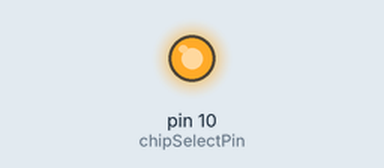
Recording of a sketch running on a simulated Arduino Uno, built with avr-gcc and run on an emulated ATmega328P. Shown: output pins drawn as LEDs (lit = HIGH). What the sketch prints to the serial monitor is not drawn.

Above: at 0.1 s.
Timing chart, 0 to 1.6 s (numbered marks = the images above):
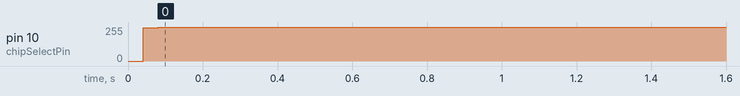

Measured:
- by itself, pin 10 (chipSelectPin): 0/255 → 255/255 at 0.04 s

The sketch:

TeslaCur.ino
```cpp
// (licence header left out)
#include <SPI.h>

const int chipSelectPin = 10;
int buff[18];
int x = 0;
int32_t current = 0;

void setup() {
  // put your setup code here, to run once:
  Serial.begin(115200);

  // start the SPI library:
  SPI.begin();

  pinMode(chipSelectPin, OUTPUT);
}

void loop() {
  Serial.println();

  if ( x == 0 )
  {
    for (int I = 1; I < 19; I++)
    {
      buff[I] = 0;
    }
    SPI.beginTransaction(SPISettings(500000, MSBFIRST, SPI_MODE0));
    // take the chip select low to select the device:
    digitalWrite(chipSelectPin, LOW);
    // send the device the register you want to read:
    buff[0] = SPI.transfer(0x7f);
    buff[1] = SPI.transfer(0x7f);
    buff[2] = SPI.transfer(0x21);
    buff[3] = SPI.transfer(0xde);
    buff[4] = SPI.transfer(0x00);
    buff[5] = SPI.transfer(0x00);
    buff[6] = SPI.transfer(0x00);
    buff[7] = SPI.transfer(0x80);
    buff[8] = SPI.transfer(0x00);
    buff[7] = SPI.transfer(0x80);
    buff[7] = SPI.transfer(0x00);
    // take the chip select high to de-select:
    digitalWrite(chipSelectPin, HIGH);
    // release control of the SPI port
    SPI.endTransaction();

    for (int I = 0; I < 10; I++)
    {
      Serial.print(buff[I], HEX);
      Serial.print(" ");
    }
    Serial.println();
    for (int I = 1; I < 19; I++)
    {
      buff[I] = 0;
    }


    SPI.beginTransaction(SPISettings(500000, MSBFIRST, SPI_MODE0));
    // take the chip select low to select the device:
    digitalWrite(chipSelectPin, LOW);
    // send the device the register you want to read:
    buff[0] = SPI.transfer(0x4f);
    buff[1] = SPI.transfer(0x00);
    buff[2] = SPI.transfer(0x00);
    buff[3] = SPI.transfer(0x00);
    buff[4] = SPI.transfer(0x00);
    buff[5] = SPI.transfer(0x00);
    buff[6] = SPI.transfer(0x00);
    buff[7] = SPI.transfer(0xBC);
    // take the chip select high to de-select:
    digitalWrite(chipSelectPin, HIGH);
    // release control of the SPI port
    SPI.endTransaction();
    for (int I = 0; I < 8; I++)
    {
      Serial.print(buff[I], HEX);
      Serial.print(" ");
    }
    for (int I = 1; I < 19; I++)
    {
      buff[I] = 0;
    }
    Serial.println();

    SPI.beginTransaction(SPISettings(500000, MSBFIRST, SPI_MODE0));
    // take the chip select low to select the device:
    digitalWrite(chipSelectPin, LOW);
    // send the device the register you want to read:
    buff[0] = SPI.transfer(0x4E);
    buff[1] = SPI.transfer(0x00);
    buff[2] = SPI.transfer(0x00);
    buff[3] = SPI.transfer(0x00);
    buff[4] = SPI.transfer(0x00);
    buff[5] = SPI.transfer(0x00);
    buff[6] = SPI.transfer(0x00);
    buff[7] = SPI.transfer(0x63);
    // take the chip select high to de-select:
    digitalWrite(chipSelectPin, HIGH);
    // release control of the SPI port
    SPI.endTransaction();
    for (int I = 0; I < 8; I++)
    {
      Serial.print(buff[I], HEX);
      Serial.print(" ");
    }
    for (int I = 1; I < 19; I++)
    {
      buff[I] = 0;
    }

    Serial.println();

    SPI.beginTransaction(SPISettings(500000, MSBFIRST, SPI_MODE0));
    // take the chip select low to select the device:
    digitalWrite(chipSelectPin, LOW);
    // send the device the register you want to read:
    buff[0] = SPI.transfer(0x4E);
    buff[1] = SPI.transfer(0x00);
    buff[2] = SPI.transfer(0x00);
    buff[3] = SPI.transfer(0x00);
    buff[4] = SPI.transfer(0x00);
    buff[5] = SPI.transfer(0x00);
    buff[6] = SPI.transfer(0x00);
    buff[7] = SPI.transfer(0x63);
    // take the chip select high to de-select:
    digitalWrite(chipSelectPin, HIGH);
    // release control of the SPI port
    SPI.endTransaction();
    for (int I = 0; I < 8; I++)
    {
      Serial.print(buff[I], HEX);
      Serial.print(" ");
    }
    for (int I = 1; I < 19; I++)
    {
      buff[I] = 0;
    }

    Serial.println();

    SPI.beginTransaction(SPISettings(500000, MSBFIRST, SPI_MODE0));
    // take the chip select low to select the device:
    digitalWrite(chipSelectPin, LOW);
    // send the device the register you want to read:
    buff[0] = SPI.transfer(0x16);
    buff[1] = SPI.transfer(0x00);
    buff[2] = SPI.transfer(0x00);
    buff[3] = SPI.transfer(0x02);
    buff[4] = SPI.transfer(0x00);
    buff[5] = SPI.transfer(0x00);
    buff[6] = SPI.transfer(0x00);
    buff[7] = SPI.transfer(0x33);
    // take the chip select high to de-select:
    digitalWrite(chipSelectPin, HIGH);
    // release control of the SPI port
    SPI.endTransaction();
    for (int I = 0; I < 8; I++)
    {
      Serial.print(buff[I], HEX);
      Serial.print(" ");
    }
    for (int I = 1; I < 19; I++)
    {
      buff[I] = 0;
    }
    Serial.println();

    SPI.beginTransaction(SPISettings(500000, MSBFIRST, SPI_MODE0));
    // take the chip select low to select the device:
    digitalWrite(chipSelectPin, LOW);
    // send the device the register you want to read:
    buff[0] = SPI.transfer(0x14);
    buff[1] = SPI.transfer(0x00);
    buff[2] = SPI.transfer(0x00);
    buff[3] = SPI.transfer(0xDC);
    buff[4] = SPI.transfer(0x05);
    buff[5] = SPI.transfer(0xC2);
    buff[6] = SPI.transfer(0x01);
    buff[7] = SPI.transfer(0x83);
    // take the chip select high to de-select:
    digitalWrite(chipSelectPin, HIGH);
    // release control of the SPI port
    SPI.endTransaction();
    for (int I = 0; I < 8; I++)
    {
      Serial.print(buff[I], HEX);
      Serial.print(" ");
    }
    for (int I = 1; I < 19; I++)
    {
      buff[I] = 0;
    }
    Serial.println();

    SPI.beginTransaction(SPISettings(500000, MSBFIRST, SPI_MODE0));
    // take the chip select low to select the device:
    digitalWrite(chipSelectPin, LOW);
    // send the device the register you want to read:
    buff[0] = SPI.transfer(0x13);
    buff[1] = SPI.transfer(0x00);
    buff[2] = SPI.transfer(0x00);
    buff[3] = SPI.transfer(0x04);
    buff[4] = SPI.transfer(0x01);
    buff[5] = SPI.transfer(0x02);
    buff[6] = SPI.transfer(0x08);
    buff[7] = SPI.transfer(0x94);
    // take the chip select high to de-select:
    digitalWrite(chipSelectPin, HIGH);
    // release control of the SPI port
    SPI.endTransaction();
    for (int I = 0; I < 8; I++)
    {
      Serial.print(buff[I], HEX);
      Serial.print(" ");
    }
    for (int I = 1; I < 19; I++)
    {
      buff[I] = 0;
    }
    Serial.println();

    SPI.beginTransaction(SPISettings(500000, MSBFIRST, SPI_MODE0));
    // take the chip select low to select the device:
    digitalWrite(chipSelectPin, LOW);
    // send the device the register you want to read:
    buff[0] = SPI.transfer(0x17);
    buff[1] = SPI.transfer(0x00);
    buff[2] = SPI.transfer(0x00);
    buff[3] = SPI.transfer(0x00);
    buff[4] = SPI.transfer(0x00);
    buff[5] = SPI.transfer(0x00);
    buff[6] = SPI.transfer(0x00);
    buff[7] = SPI.transfer(0xC0);
    // take the chip select high to de-select:
    digitalWrite(chipSelectPin, HIGH);
    // release control of the SPI port
    SPI.endTransaction();
    for (int I = 0; I < 8; I++)
    {
      Serial.print(buff[I], HEX);
      Serial.print(" ");
    }
    for (int I = 1; I < 19; I++)
    {
      buff[I] = 0;
    }
    x = 1;
  }

  SPI.beginTransaction(SPISettings(500000, MSBFIRST, SPI_MODE0));
  // take the chip select low to select the device:
  digitalWrite(chipSelectPin, LOW);
  // send the device the register you want to read:
  buff[0] = SPI.transfer(0x41);
  for (int I = 1; I < 7; I++)
  {
    buff[I] = SPI.transfer(0x00);
  }
  buff[8] = SPI.transfer(0x9A);
  // take the chip select high to de-select:
  /*for (int I = 8; I < 13; I++)
  {
    buff[I] = SPI.transfer(0x00);
  }*/
  digitalWrite(chipSelectPin, HIGH);
  // release control of the SPI port
  SPI.endTransaction();
  /*
  for (int I = 0; I <9; I++)
  {
    Serial.print(buff[I], HEX);
    Serial.print(" ");
  }*/
  current = ((int32_t(buff[6]*256+buff[5])*256+buff[4])*256+buff[3]) ;

  Serial.println(" ");
  Serial.print(current);
  /*Serial.print(" | ");
  Serial.print(current, HEX);
  Serial.print(" | ");

  for (int I = 3; I < 7; I++)
  {
    Serial.print(buff[I], HEX);
    Serial.print(" ");
  }*/

  delay(300);
}
```
